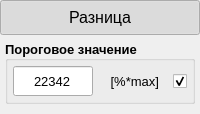
              <widget class="QWidget" name="widget_difference" native="true">
               <property name="sizePolicy">
                <sizepolicy hsizetype="Minimum" vsizetype="Fixed">
                 <horstretch>0</horstretch>
                 <verstretch>0</verstretch>
                </sizepolicy>
               </property>
               <property name="minimumSize">
                <size>
                 <width>0</width>
                 <height>0</height>
                </size>
               </property>
               <property name="styleSheet">
                <string notr="true"/>
               </property>
               <layout class="QVBoxLayout" name="layout_menu_difference">
                <property name="spacing">
                 <number>0</number>
                </property>
                <property name="sizeConstraint">
                 <enum>QLayout::SetDefaultConstraint</enum>
                </property>
                <property name="leftMargin">
                 <number>0</number>
                </property>
                <property name="topMargin">
                 <number>0</number>
                </property>
                <property name="rightMargin">
                 <number>0</number>
                </property>
                <property name="bottomMargin">
                 <number>5</number>
                </property>
                <item>
                 <widget class="QWidget" name="widget_difference_header" native="true">
                  <property name="styleSheet">
                   <string notr="true"/>
                  </property>
                  <layout class="QHBoxLayout" name="layout_difference_header">
                   <property name="spacing">
                    <number>0</number>
                   </property>
                   <property name="leftMargin">
                    <number>0</number>
                   </property>
                   <property name="topMargin">
                    <number>0</number>
                   </property>
                   <property name="rightMargin">
                    <number>0</number>
                   </property>
                   <property name="bottomMargin">
                    <number>0</number>
                   </property>
                   <item>
                    <widget class="QPushButton" name="pushButton_difference_header">
                     <property name="sizePolicy">
                      <sizepolicy hsizetype="Minimum" vsizetype="Fixed">
                       <horstretch>0</horstretch>
                       <verstretch>0</verstretch>
                      </sizepolicy>
                     </property>
                     <property name="minimumSize">
                      <size>
                       <width>0</width>
                       <height>35</height>
                      </size>
                     </property>
                     <property name="maximumSize">
                      <size>
                       <width>16777215</width>
                       <height>35</height>
                      </size>
                     </property>
                     <property name="font">
                      <font>
                       <pointsize>12</pointsize>
                      </font>
                     </property>
                     <property name="cursor">
                      <cursorShape>PointingHandCursor</cursorShape>
                     </property>
                     <property name="accessibleDescription">
                      <string/>
                     </property>
                     <property name="layoutDirection">
                      <enum>Qt::LeftToRight</enum>
                     </property>
                     <property name="autoFillBackground">
                      <bool>false</bool>
                     </property>
                     <property name="styleSheet">
                      <string notr="true">QPushButton {
	/* задает иконку */
	background-image: url(:/menu_titles/resource/menu_titles/menu_minus_white_36dp.svg);
} 
</string>
                     </property>
                     <property name="text">
                      <string>Разница</string>
                     </property>
                     <property name="iconSize">
                      <size>
                       <width>0</width>
                       <height>0</height>
                      </size>
                     </property>
                     <property name="checkable">
                      <bool>true</bool>
                     </property>
                     <property name="checked">
                      <bool>true</bool>
                     </property>
                     <property name="autoRepeat">
                      <bool>false</bool>
                     </property>
                     <property name="autoExclusive">
                      <bool>false</bool>
                     </property>
                     <property name="default">
                      <bool>false</bool>
                     </property>
                     <property name="flat">
                      <bool>false</bool>
                     </property>
                    </widget>
                   </item>
                  </layout>
                 </widget>
                </item>
                <item>
                 <widget class="QWidget" name="widget_difference_body" native="true">
                  <property name="styleSheet">
                   <string notr="true"/>
                  </property>
                  <layout class="QVBoxLayout" name="layout_difference_body" stretch="0">
                   <property name="spacing">
                    <number>0</number>
                   </property>
                   <property name="leftMargin">
                    <number>5</number>
                   </property>
                   <property name="topMargin">
                    <number>5</number>
                   </property>
                   <property name="rightMargin">
                    <number>5</number>
                   </property>
                   <property name="bottomMargin">
                    <number>5</number>
                   </property>
                   <item>
                    <widget class="QGroupBox" name="groupBox_threshold">
                     <property name="minimumSize">
                      <size>
                       <width>0</width>
                       <height>50</height>
                      </size>
                     </property>
                     <property name="maximumSize">
                      <size>
                       <width>16777215</width>
                       <height>16777215</height>
                      </size>
                     </property>
                     <property name="sizeIncrement">
                      <size>
                       <width>0</width>
                       <height>0</height>
                      </size>
                     </property>
                     <property name="baseSize">
                      <size>
                       <width>0</width>
                       <height>0</height>
                      </size>
                     </property>
                     <property name="font">
                      <font>
                       <pointsize>10</pointsize>
                       <weight>75</weight>
                       <bold>true</bold>
                      </font>
                     </property>
                     <property name="cursor">
                      <cursorShape>ArrowCursor</cursorShape>
                     </property>
                     <property name="mouseTracking">
                      <bool>false</bool>
                     </property>
                     <property name="tabletTracking">
                      <bool>false</bool>
                     </property>
                     <property name="styleSheet">
                      <string notr="true"/>
                     </property>
                     <property name="title">
                      <string>Пороговое значение</string>
                     </property>
                     <property name="alignment">
                      <set>Qt::AlignLeading|Qt::AlignLeft|Qt::AlignVCenter</set>
                     </property>
                     <property name="flat">
                      <bool>true</bool>
                     </property>
                     <property name="checkable">
                      <bool>false</bool>
                     </property>
                     <layout class="QHBoxLayout" name="layout_threshold">
                      <property name="spacing">
                       <number>0</number>
                      </property>
                      <property name="leftMargin">
                       <number>5</number>
                      </property>
                      <property name="topMargin">
                       <number>5</number>
                      </property>
                      <property name="rightMargin">
                       <number>5</number>
                      </property>
                      <property name="bottomMargin">
                       <number>5</number>
                      </property>
                      <item>
                       <widget class="QLineEdit" name="lineEdit_threshold">
                        <property name="enabled">
                         <bool>true</bool>
                        </property>
                        <property name="sizePolicy">
                         <sizepolicy hsizetype="Expanding" vsizetype="Fixed">
                          <horstretch>0</horstretch>
                          <verstretch>0</verstretch>
                         </sizepolicy>
                        </property>
                        <property name="minimumSize">
                         <size>
                          <width>80</width>
                          <height>30</height>
                         </size>
                        </property>
                        <property name="maximumSize">
                         <size>
                          <width>80</width>
                          <height>30</height>
                         </size>
                        </property>
                        <property name="font">
                         <font>
                          <pointsize>10</pointsize>
                          <weight>50</weight>
                          <bold>false</bold>
                         </font>
                        </property>
                        <property name="styleSheet">
                         <string notr="true"/>
                        </property>
                        <property name="text">
                         <string notr="true">22342</string>
                        </property>
                        <property name="maxLength">
                         <number>10</number>
                        </property>
                        <property name="alignment">
                         <set>Qt::AlignCenter</set>
                        </property>
                        <property name="dragEnabled">
                         <bool>false</bool>
                        </property>
                       </widget>
                      </item>
                      <item>
                       <widget class="QLabel" name="label_text_units_threshold">
                        <property name="sizePolicy">
                         <sizepolicy hsizetype="Preferred" vsizetype="Preferred">
                          <horstretch>0</horstretch>
                          <verstretch>0</verstretch>
                         </sizepolicy>
                        </property>
                        <property name="minimumSize">
                         <size>
                          <width>0</width>
                          <height>30</height>
                         </size>
                        </property>
                        <property name="font">
                         <font>
                          <pointsize>10</pointsize>
                          <weight>50</weight>
                          <italic>false</italic>
                          <bold>false</bold>
                          <underline>false</underline>
                          <strikeout>false</strikeout>
                          <kerning>true</kerning>
                         </font>
                        </property>
                        <property name="autoFillBackground">
                         <bool>false</bool>
                        </property>
                        <property name="styleSheet">
                         <string notr="true"/>
                        </property>
                        <property name="text">
                         <string> [%*max]</string>
                        </property>
                        <property name="alignment">
                         <set>Qt::AlignCenter</set>
                        </property>
                        <property name="wordWrap">
                         <bool>false</bool>
                        </property>
                       </widget>
                      </item>
                      <item>
                       <widget class="QCheckBox" name="checkBox_status_threshold">
                        <property name="enabled">
                         <bool>true</bool>
                        </property>
                        <property name="sizePolicy">
                         <sizepolicy hsizetype="Fixed" vsizetype="Fixed">
                          <horstretch>0</horstretch>
                          <verstretch>0</verstretch>
                         </sizepolicy>
                        </property>
                        <property name="minimumSize">
                         <size>
                          <width>0</width>
                          <height>30</height>
                         </size>
                        </property>
                        <property name="maximumSize">
                         <size>
                          <width>16777215</width>
                          <height>30</height>
                         </size>
                        </property>
                        <property name="whatsThis">
                         <string/>
                        </property>
                        <property name="accessibleName">
                         <string/>
                        </property>
                        <property name="accessibleDescription">
                         <string/>
                        </property>
                        <property name="styleSheet">
                         <string notr="true">/* Состояние -  выбран*/
QCheckBox::indicator:checked {
	/* Выбор картинки*/
	
	image: none;
}</string>
                        </property>
                        <property name="text">
                         <string/>
                        </property>
                        <property name="checked">
                         <bool>true</bool>
                        </property>
                        <property name="tristate">
                         <bool>false</bool>
                        </property>
                       </widget>
                      </item>
                     </layout>
                    </widget>
                   </item>
                  </layout>
                 </widget>
                </item>
               </layout>
              </widget>
